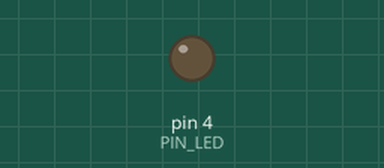
Simulated run of this sketch. Board: Arduino Uno, built with avr-gcc and run on an emulated ATmega328P. On the bench: output pins drawn as LEDs (lit = HIGH).

Above: at 0.5 s.
Timing chart, 0 to 3.0 s (numbered marks = the images above):
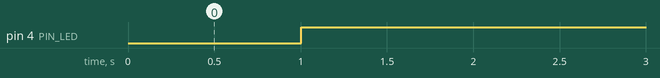

Measured:
- by itself, pin 4 (PIN_LED): LOW → HIGH at 1.0 s

The sketch:

determineledminblinktime.ino
```cpp
/*
  Turns on an LED for a very short amount of time, then switches it off
  for a longer period, and so on.

  Uses a version that is non-blocking.

  Use this to determine the speed you can turn your LED on and then off
  again while still producing a perceptible flash. Simply slowly lower
  the INTERVAL_ON number until the last version you can still perceive
  a flash. Start with a high number, e.g., 100,000.

  Note that some LEDs are turn on with HIGH, others with LOW.
 */

// pin configuration
#define PIN_LED 4  // PIN number of LED

// settings
const unsigned long INTERVAL_ON = 100;  // in micros
const unsigned long INTERVAL_OFF = 1000000;  // in micros (leave at 1,000,000 for best effect)

// global variables
uint8_t led_state = HIGH;
unsigned long led_last_change = 0;

// the setup routine runs once when you press reset:
void setup() {
  pinMode(PIN_LED, OUTPUT);  // initialize the digital pin as an output.
}

// the loop routine runs over and over again forever:
void loop() {
	unsigned long current = micros();

  if (led_state == HIGH) {  // aka LED off
    if (current - led_last_change >= INTERVAL_OFF) {  // off interval has passed
      led_state = LOW;  // switch on
      digitalWrite(PIN_LED, led_state);
      led_last_change = current;
    }
  } else {  // aka LED on
    if (current - led_last_change >= INTERVAL_ON) {  // on interval has passed
      led_state = HIGH;  // switch off
      digitalWrite(PIN_LED, led_state);
      led_last_change = current;
    }
  }
}
```
